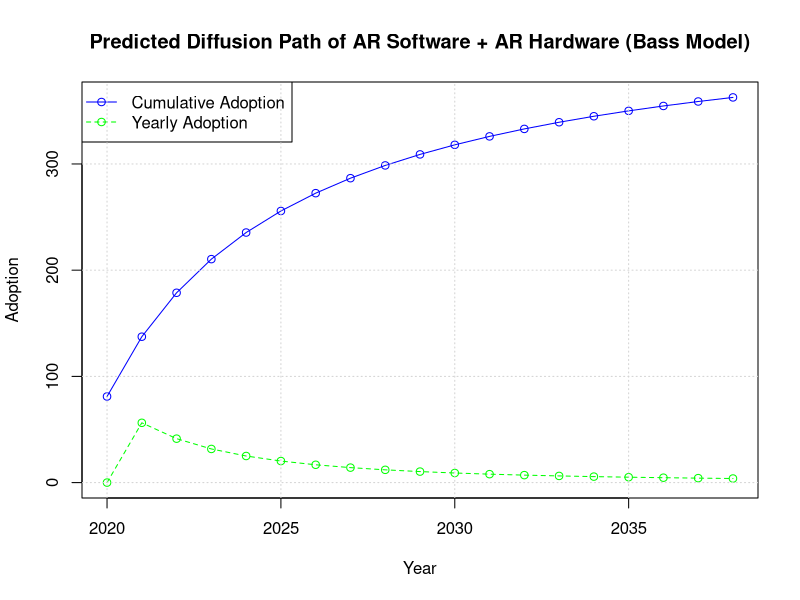

Write the R code that produced this figure.
## ---- chunk 1
library(tidyverse)
library(minpack.lm)
## ---- chunk 2
data <- read.csv('Data.csv', stringsAsFactors = FALSE, sep = ";")
data$AR.Hardware <- as.numeric(data$AR.Hardware)
data$AR.Software <- as.numeric(data$AR.Software)
data$AR.Hardware[is.na(data$AR.Hardware)] <- 0
filtered_data <- data %>% filter(Year <= 2023) %>%
  select(Year, AR.Software, AR.Hardware)
filtered_data <- filtered_data %>%
  mutate(Total.AR.Adoption = AR.Software + AR.Hardware)
filtered_data
## ---- chunk 3
bass_model_cumulative <- function(t, p, q, M) {
  adoption <- M * (1 - exp(-(p + q) * t)) / (1 + (q / p) * exp(-(p + q) * t))
  return(adoption)
}

time_periods <- 1:nrow(filtered_data)
total_adoption <- filtered_data$Total.AR.Adoption

initial_guess <- c(p = 0.03, q = 0.38, M = max(total_adoption) * 2)

fit <- nlsLM(Total.AR.Adoption ~ bass_model_cumulative(time_periods, p, q, M), 
             data = filtered_data, start = initial_guess)

params <- coef(fit)
p <- params['p']
q <- params['q']
M <- params['M']
## ---- chunk 4
cat("Estimated p (Coefficient of innovation):", p, "\n")
cat("Estimated q (Coefficient of imitation):", q, "\n")
cat("Estimated M (Market potential):", M, "\n")

## ---- chunk 5

future_years <- 1:(nrow(filtered_data) + 12)

predicted_cumulative_adoption <- bass_model_cumulative(future_years, p, q, M)
predicted_yearly_adoption <- c(0, diff(predicted_cumulative_adoption))

prediction_df <- data.frame(
  Year = 2020:(2020 + length(future_years) - 1),
  Cumulative_Adoption = predicted_cumulative_adoption,
  Yearly_Adoption = predicted_yearly_adoption
)

print(prediction_df)

## ---- chunk 6

plot(prediction_df$Year, prediction_df$Cumulative_Adoption, type = "o", col = "blue", 
     xlab = "Year", ylab = "Adoption", main = "Predicted Diffusion Path of AR Software + AR Hardware (Bass Model)",
     ylim = range(c(prediction_df$Cumulative_Adoption, prediction_df$Yearly_Adoption)))

lines(prediction_df$Year, prediction_df$Yearly_Adoption, type = "o", col = "green", lty = 2)

legend("topleft", legend = c("Cumulative Adoption", "Yearly Adoption"), col = c("blue", "green"), 
       lty = c(1, 2), pch = c(1, 1))

grid()

## ---- chunk 7

bass_model_cumulative <- function(t, p, q, M) {
  adoption <- M * (1 - exp(-(p + q) * t)) / (1 + (q / p) * exp(-(p + q) * t))
  return(adoption)
}
future_years <- 1:15

predicted_cumulative_adoption <- bass_model_cumulative(future_years, p, q, M)

predicted_yearly_adoption <- c(0, diff(predicted_cumulative_adoption))

adoption_df <- data.frame(
  Year = 2020:(2020 + length(future_years) - 1),
  Cumulative_Adoption = predicted_cumulative_adoption,
  Yearly_Adoption = predicted_yearly_adoption
)

print(adoption_df)
